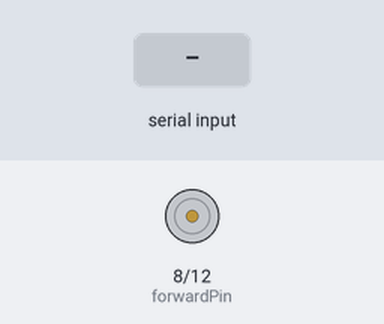
This sketch was run on a simulated Arduino Uno, built with avr-gcc and run on an emulated ATmega328P. Shown: motor-driver pin pairs drawn as motors (green arrow = first pin HIGH = forward, orange = second pin HIGH = backward, longer = more drive). Inputs (shaded band) come from the test bench.

Above: at 1.2 s.
1.3 s: "F" received over Serial
At 2.3 s:
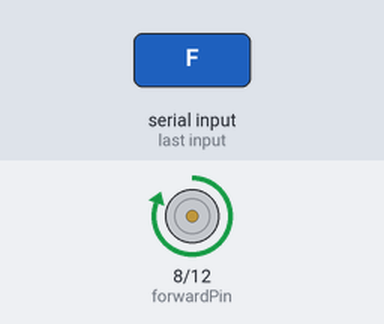
2.8 s: "B" received over Serial
At 3.4 s:
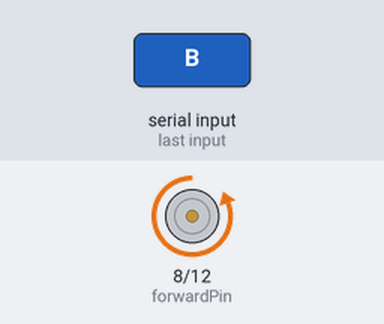
4.3 s: "S" received over Serial
At 4.6 s:
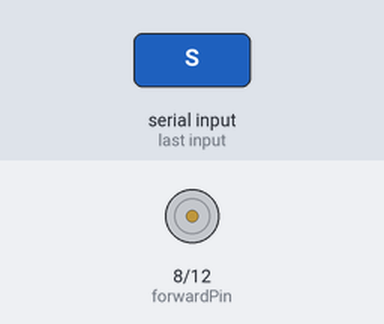
Timing chart, 0 to 7.3 s (numbered marks = the images above; inputs shaded):
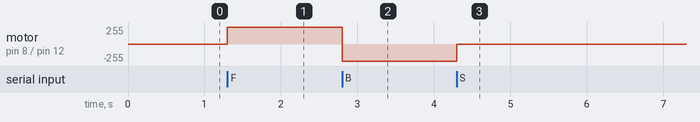

The sketch:

sketch1.ino
```cpp
#include <Arduino.h>

// Define motor control pins
const int forwardPin = 8;
const int backwardPin = 12;

void setup() {
  // Start serial communication at a baud rate of 9600
  Serial.begin(9600);

  // Set motor control pins as outputs
  pinMode(forwardPin, OUTPUT);
  pinMode(backwardPin, OUTPUT);
}

void loop() {
  // Check if data is available on the serial port
  if (Serial.available() > 0) {
    // Read the incoming byte
    char command = Serial.read();

    // Based on the command, control the motor
    if (command == 'F') {
      // Spin motor forward
      digitalWrite(forwardPin, HIGH);
      digitalWrite(backwardPin, LOW);
    }
    else if (command == 'B') {
      // Spin motor backward
      digitalWrite(forwardPin, LOW);
      digitalWrite(backwardPin, HIGH);
    }
    else if (command == 'S') {
      // Stop the motor
      digitalWrite(forwardPin, LOW);
      digitalWrite(backwardPin, LOW);
    }
  }
}
```

Measured:
- after the input at 1.3 s, motor on pin 8 (forwardPin) / pin 12 (backwardPin): stopped → forward 255/255 at once
- after the input at 2.8 s, motor on pin 8 (forwardPin) / pin 12 (backwardPin): forward 255/255 → backward 255/255 at once
- after the input at 4.3 s, motor on pin 8 (forwardPin) / pin 12 (backwardPin): backward 255/255 → stopped at once
